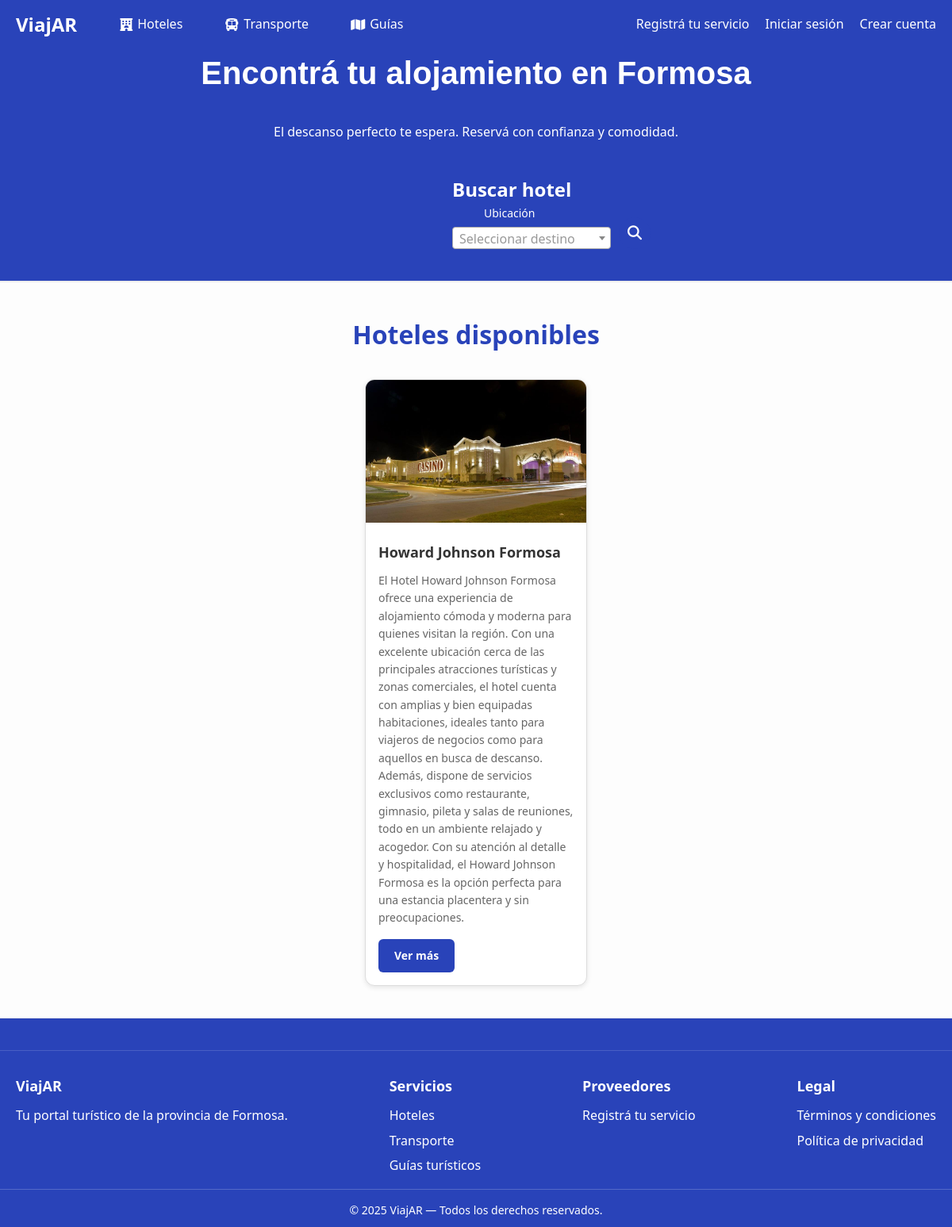
The page / on the database its author committed.
### tables this page shows
CREATE TABLE `hoteles_info` (
  `id_info` int NOT NULL AUTO_INCREMENT,
  `rela_hotel` int NOT NULL,
  `direccion` varchar(100) NOT NULL,
  `descripcion` text,
  `servicios` text,
  `politicas_cancelacion` text,
  `reglas` text,
  `fotos` text,
  PRIMARY KEY (`id_info`),
  KEY `fk_hoteles_info_hotel_idx` (`rela_hotel`),
  CONSTRAINT `fk_hoteles_info_hotel` FOREIGN KEY (`rela_hotel`) REFERENCES `hotel` (`id_hotel`) ON DELETE CASCADE
);

CREATE TABLE `hotel` (
  `id_hotel` int NOT NULL AUTO_INCREMENT,
  `hotel_nombre` varchar(255) NOT NULL,
  `fecha_alta` datetime DEFAULT CURRENT_TIMESTAMP,
  `imagen_principal` varchar(255) DEFAULT NULL,
  `rela_provincia` int DEFAULT NULL,
  `rela_ciudad` int DEFAULT NULL,
  `rela_proveedor` int DEFAULT NULL,
  `activo` tinyint DEFAULT '1',
  `estado_revision` enum('pendiente','aprobado','rechazado') DEFAULT 'pendiente',
  `motivo_rechazo` text,
  `fecha_revision` datetime DEFAULT NULL,
  `revisado_por` int DEFAULT NULL,
  PRIMARY KEY (`id_hotel`),
  KEY `fk_hotel_proveedor_idx` (`rela_proveedor`),
  KEY `fk_hotel_provincia` (`rela_provincia`),
  KEY `fk_hotel_ciudad` (`rela_ciudad`),
  KEY `fk_hotel_revisado_por` (`revisado_por`),
  CONSTRAINT `fk_hotel_ciudad` FOREIGN KEY (`rela_ciudad`) REFERENCES `ciudades` (`id_ciudad`) ON DELETE SET NULL ON UPDATE CASCADE,
  CONSTRAINT `fk_hotel_proveedor` FOREIGN KEY (`rela_proveedor`) REFERENCES `proveedores` (`id_proveedores`),
  CONSTRAINT `fk_hotel_provincia` FOREIGN KEY (`rela_provincia`) REFERENCES `provincias` (`id_provincia`) ON DELETE SET NULL ON UPDATE CASCADE,
  CONSTRAINT `fk_hotel_revisado_por` FOREIGN KEY (`revisado_por`) REFERENCES `usuarios` (`id_usuarios`)
);

### index.php (called while the page is built, shortened)
<?php
$plantilla = new PlantillaControlador();
$plantilla -> traer_plantilla();

### models/hotel.php (called while the page is built, shortened)
<?php
require_once('conexion.php');
class Hotel {
    public function traer_hoteles_aprobados() {
        $conexion = new Conexion();
        $query = "
            SELECT h.id_hotel, h.hotel_nombre, h.imagen_principal, i.descripcion,
                   h.rela_ciudad, h.estado_revision, h.motivo_rechazo
            FROM hotel h
            LEFT JOIN hoteles_info i ON i.rela_hotel = h.id_hotel
            WHERE h.activo = 1
            AND h.estado_revision = 'aprobado'
            ORDER BY h.fecha_alta DESC
        ";
        return $conexion->consultar($query);
    }
}
?>

### models/conexion.php (called while the page is built, shortened)
<?php
class Conexion {
    private $con;
    private $servidor;
    private $usuario;
    private $password;
    private $base_datos;
    public function __construct() {
        $this->servidor = 'localhost';
        $this->usuario = 'root';
        $this->password = 'hola';
        $this->base_datos = 'viajar';
    }
    public function conectar() {
        if (!$this->con) {
            $this->con = new mysqli($this->servidor, $this->usuario, $this->password, $this->base_datos);
            $this->con->set_charset("utf8");
        }
        return $this->con;
    }
    public function consultar($query) {
        $resultado = $this->conectar()->query($query);
        $data = [];
        if ($resultado && $resultado->num_rows > 0) {
            while ($row = $resultado->fetch_assoc()) {
                $data[] = $row;
            }
        }
        return $data;
    }
}

### views/paginas/pantalla_hoteles.php (the view, shortened to what this page needs)
<?php
require_once('models/hotel.php');
$destino = trim($_GET['destino'] ?? '');
$hotelModel = new Hotel();
if ($destino) {
    $hoteles = $hotelModel->buscar_por_ciudad($destino);
} else {
    $hoteles = $hotelModel->traer_hoteles_aprobados();
}
?>
<!DOCTYPE html>
<html lang="es">
<head>
  <link rel="stylesheet" href="assets/css/pantalla_hoteles.css">
  <link rel="stylesheet" href="assets/css/footer.css">
  <link rel="stylesheet" href="https://cdnjs.cloudflare.com/ajax/libs/font-awesome/6.5.0/css/all.min.css">
</head>
<body>
<section class="hero-section">
  <div class="hero-content">
    <h1>Encontrá tu alojamiento en Formosa</h1>
    <p>El descanso perfecto te espera. Reservá con confianza y comodidad.</p>
  </div>
</section>
<section class="search-section">
  <div class="search-container">
    <h2>Buscar hotel</h2>
    <form class="search-form" method="GET">
        <div class="form-group">
            <label for="destino">Ubicación</label>
        </div>
        <div class="form-group full-width">
            <button type="submit"><i class="fa-solid fa-magnifying-glass"></i></button>
        </div>
    </form>
  </div>
</section>
<section class="hoteles">
  <h2>Hoteles disponibles</h2>
  <div class="tarjetas">
    <?php if (!empty($hoteles)): ?>
      <?php foreach ($hoteles as $hotel): ?>
        <div class="tarjeta">
          <img src="assets/images/<?= htmlspecialchars($hotel['imagen_principal']) ?>" alt="<?= htmlspecialchars($hotel['hotel_nombre']) ?>">
          <div class="contenido">
            <h3><?= htmlspecialchars($hotel['hotel_nombre']) ?></h3>
            <p><?= htmlspecialchars($hotel['descripcion'] ?? '-') ?></p>
            <a href="index.php?page=detalle_hotel&id=<?= $hotel['id_hotel'] ?>" class="boton-ver-mas">Ver más</a>
          </div>
        </div>
      <?php endforeach; ?>
    <?php else: ?>
      <p>No se encontraron hoteles para tu búsqueda.</p>
    <?php endif; ?>
  </div>
</section>
<?php include_once("views/componentes/pie.php"); ?>
</body>
</html>

### assets/css/pantalla_hoteles.css (style rules this page uses)
* { margin: 0; padding: 0; box-sizing: border-box; }
body { font-family: 'Segoe UI', sans-serif; line-height: 1.6; background-color: #2943b9; color: #333; }
.hero-section { text-align: center; padding: 60px 20px 20px; }
.hero-section h1 { font-family: 'Poppins', sans-serif; font-size: 2.5rem; font-weight: 700; color: #ffffff; margin-bottom: 30px; }
.hero-section .hero-content h1, .hero-section .hero-content p { color: #ffffff; }
.search-container { max-width: 600px; margin: 0 auto; margin-left: 550px; color: #ffffff; }
.search-section { background-color: #2943b9; padding: 20px 20px 40px; text-align: left; border-bottom: 1px solid #eee; display: flex; justify-content: center; align-items: center; }
.search-form { display: flex; flex-wrap: wrap; align-items: flex-end; gap: 10px; width: 100%; }
.form-group { flex: 1; min-width: 200px; display: flex; flex-direction: column; text-align: left; }
.form-group label { font-size: 14px; font-weight: 500; color: #ffffff; margin-bottom: 6px; margin-left: 40px; }
.search-form button { background-color: #2943b9; color: #fff; padding: 12px; border: none; border-radius: 50%; font-size: 18px; cursor: pointer; width: 40px; height: 40px; display: flex; align-items: center; justify-content: center; transition: background-color 0.3s ease; }
.search-form button i { font-size: 18px; }
.hoteles { padding: 40px 20px; background-color: #fdfdfd; border-top: 1px solid #eee; border-bottom: 1px solid #eee; }
.hoteles h2 { text-align: center; font-size: 2rem; color: #2943b9; margin-bottom: 30px; }
.tarjetas { display: flex; flex-wrap: wrap; justify-content: center; gap: 30px; }
.tarjeta { background-color: #fff; border: 1px solid #ddd; border-radius: 12px; overflow: hidden; width: 280px; box-shadow: 0 2px 6px rgba(0, 0, 0, 0.1); transition: transform 0.3s ease; }
.tarjeta img { width: 100%; height: 180px; object-fit: cover; }
.tarjeta .contenido { padding: 16px; }
.tarjeta h3 { font-size: 18px; color: #333; margin: 0 0 10px; }
.tarjeta p { font-size: 14px; color: #666; margin-bottom: 15px; }
.boton-ver-mas { display: inline-block; padding: 10px 20px; background-color: #2943b9; color: #fff; font-weight: bold; text-decoration: none; border-radius: 6px; font-size: 14px; transition: background-color 0.3s ease; }

### rows shown on the page
hoteles_info: rela_hotel.imagen_principal (picture), rela_hotel.hotel_nombre "Howard Johnson Formosa", descripcion "El Hotel Howard Johnson Formosa ofrece una experiencia de alojamiento cómoda y moderna para quienes visitan la región. Con una excelente ubicación cerca de las principales atracciones turísticas y zonas comerciales, el hotel cuenta con amplias y bien equipadas habitaciones, ideales tanto para viajeros de negocios como para aquellos en busca de descanso. Además, dispone de servicios exclusivos como restaurante, gimnasio, pileta y salas de reuniones, todo en un ambiente relajado y acogedor. Con su atención al detalle y hospitalidad, el Howard Johnson Formosa es la opción perfecta para una estancia placentera y sin preocupaciones."
